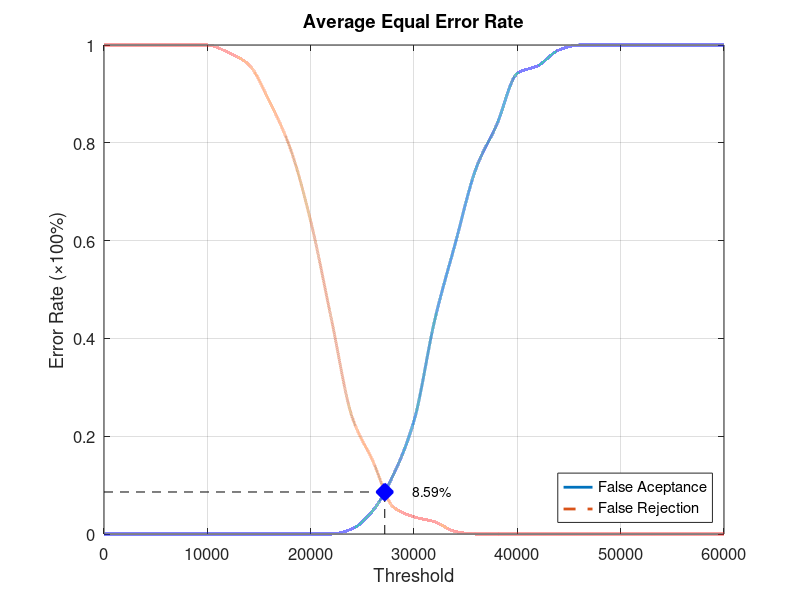
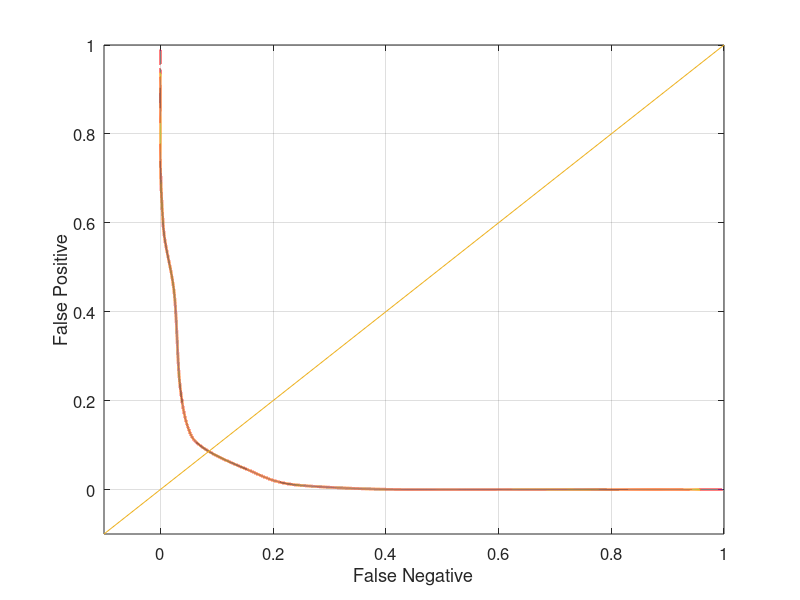

MATLAB code for these plots, in order:
function yEER = Database2_3
close all;
clear;
clc;
x = 0:2000:60000;
xq = 0:0.5:60000;

y0 = [0 0 0 0 0 0 0 0 0 0 0 0 0.0105263 0.0473684 0.121053 0.231579 0.436842 0.594737 0.747368 0.836842 0.942105 0.957895 0.989474 1 1 1 1 1 1 1 1];
yy0 = interp1(x, y0, xq, 'pchip');
y1 = [1 1 1 1 1 1 0.985 0.96 0.885 0.79 0.64 0.44 0.24 0.15 0.055 0.035 0.025 0.005 0 0 0 0 0 0 0 0 0 0 0 0 0];
yy1 = interp1(x, y1, xq, 'pchip');

% Calculating EER: 
y2 = abs(y0 - y1);
find(y2 == min(y2))
yy2 = abs(yy0 - yy1);
xEER = find(yy2 == min(yy2));
xEERIndex = xq(xEER) % X-axis EER
yEER = yy0(xEER) % Y-axis EER

main = figure
plot(xq, yy0,'-','LineWidth', 2);	hold on
plot(xq, yy1,'--','LineWidth', 2);	hold on
plot([xEERIndex xEERIndex], [0 yEER], 'k--');	hold on
plot([0 xEERIndex], [yEER yEER], 'k--');	hold on
plot(xEERIndex, yEER, 'bx', 'LineWidth', 10);	hold on
text(xEERIndex + 10 * xEERIndex / 100, yEER, [num2str(round((10000 * yEER)) / 100) '%'])
legend('False Aceptance', 'False Rejection', 'Location', 'SouthEast')
xlabel('Threshold')
ylabel('Error Rate (\times100%)')
title('Average Equal Error Rate')
set(gca, 'FontSize', 12)
axis([0 60000 0 1])
grid on

print(main, 'Database2_3Main', '-dpng');
FNRxFPR = figure('Color', [1 1 1]);
plot(yy1, yy0, '-', yy1, yy0, 'LineWidth', 2);
hold on
y = -0.1:0.1:1
plot(y, y); 
set(gca, 'FontSize', 12)
xlabel('False Negative')
ylabel('False Positive')
axis([-0.1 1 -0.1 1])
set(gca, 'FontSize', 12)
grid on

print(FNRxFPR, 'Database2_3FNRxFPR','-dpng');
end
